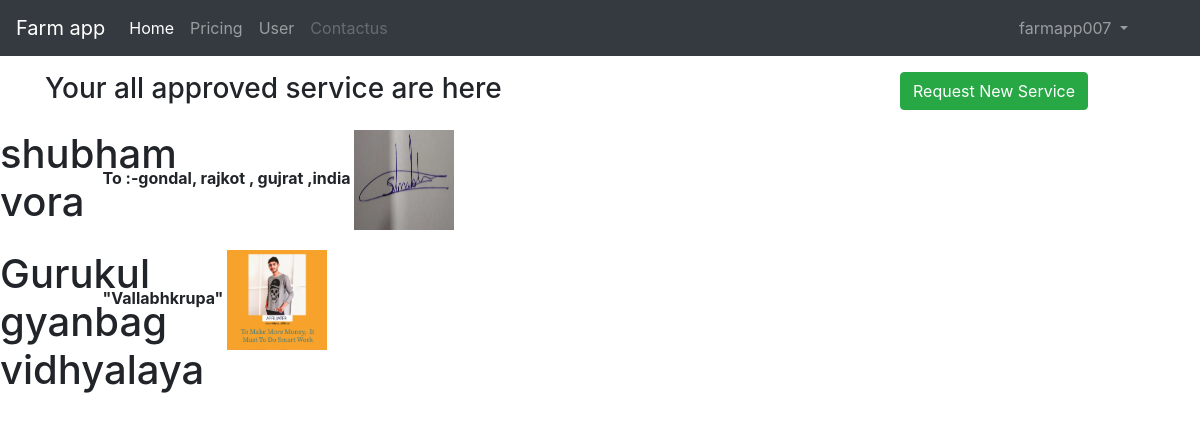
Before: /user/records (signed in) with the older database file.
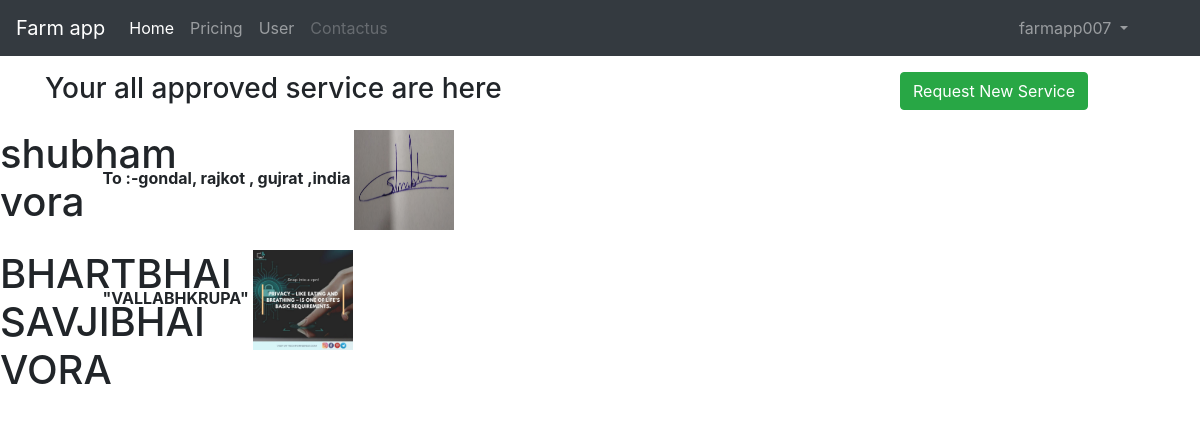
After: the same page with the newer database file.
### user/models.py (models this page shows, shortened)
class UserRecord(models.Model):
    sandySoil = "Sandy soil"
    siltSoil = "Silt Soil"
    claySoil = "Clay Soil"
    loamySoil = "Loamy Soil"
    SOIL_CHOICES = (
        (sandySoil, "Sandy Soil"),
        (siltSoil, "Silt Soil"),
        (claySoil, "Clay Soil"),
        (loamySoil, "Loamy Soil"),
    )
    recordId = models.AutoField(primary_key=True)
    user = models.ForeignKey(User, on_delete=models.CASCADE)
    name = models.CharField(max_length=30, blank=False, null=False)
    mobileNo = models.CharField(max_length=10, blank=False, null=False)
    farmaddress = models.CharField(max_length=150, blank=False, null=False)
    farmArea = models.IntegerField(default=0)
    soilType = models.CharField(
        max_length=11, choices=SOIL_CHOICES, default=siltSoil)
    moneyDemand = models.IntegerField(default=0)
    farmImage = models.ImageField(upload_to='user/farm/', default="")
    extraComment = models.TextField()
    timestamp = models.DateTimeField(default=now)

### user/views.py (the view, shortened to what this page needs)
# urls.py: path("records",views.userRecords,name='userRecords'),
def userRecords(request):
    if request.user.is_authenticated:
        records = UserRecord.objects.filter(user=request.user)
        bool = "true"
        form = UserRecordForm()
        Allrecords = {'records': records, 'bool': bool, 'form': form}
    else:
        bool = "false"
        Allrecords = {'records': "", 'bool': bool}
    return render(request, 'user/records.html', Allrecords)

### user/templates/user/records.html (shortened to what this page needs)
{% extends "user/base.html" %}
{% block body %}
{% ifequal bool "true"  %}
<div class="container mt-3">
  <div class="row">
    <div class="col-9 mr-auto">
      <h3>Your all approved service are here</h3>
    </div>
    <div class="col-3 ml-auto">
<button type="button" class="btn btn-success mr-2 " data-toggle="modal" data-target="#RecordModal">
Request New Service
</button>
    </div>
  </div>
</div>
 {% for record in records %}
    <div class="row my-3">
        <div class="col-md-1  ">
       <h1>{{record.name}}</h1>
        </div>
        <div class="col-md-11 ">
        <b> {{record.farmaddress}} </b>
        <img src="/media/{{record.farmImage}}" width="100px" height="100px" alt="">
    </div>
    </div>
    {% endfor %}
{%endifequal%}
{% endblock  %}

### user/templates/user/base.html (shortened to what this page needs)
<!DOCTYPE html>
<html>
    <head>
        <link rel="stylesheet" href="https://maxcdn.bootstrapcdn.com/bootstrap/4.0.0/css/bootstrap.min.css">
        <link rel="stylesheet" href="">
    </head>
    <body>
       <nav class="navbar navbar-expand-lg navbar-dark bg-dark">
  <a class="navbar-brand" href="#">Farm app</a>
  <div class="collapse navbar-collapse" id="navbarNav">
    <ul class="navbar-nav">
      <li class="nav-item active">
        <a class="nav-link" href="/">Home<span class="sr-only">(current)</span></a>
      </li>
      <li class="nav-item">
        <a class="nav-link" href="#">Pricing</a>
      </li>
      <li class="nav-item">
        <a class="nav-link" href="/user/">User</a>
      </li>
      <li class="nav-item">
        <a class="nav-link disabled" href="/user/contactus">Contactus</a>
      </li>
    </ul>
{% if user.is_authenticated %}
<ul class="navbar-nav ml-auto mr-5">
     <li class="nav-item dropdown">
        <a class="nav-link dropdown-toggle" href="#" id="navbarDropdown" role="button" data-toggle="dropdown" aria-haspopup="true" aria-expanded="false">
         {{request.user}}
        </a>
      </li>
      </ul>
      </div>
{% endif %}
</nav>
{% block body %}{% endblock %}
    </body>
</html>

Changed rows visible on the page:
removed UserRecord: name "Gurukul gyanbag vidhyalaya", farmaddress "\"Vallabhkrupa\"", farmImage (picture)
added UserRecord: name "BHARTBHAI SAVJIBHAI VORA", farmaddress "\"VALLABHKRUPA\"", farmImage (picture)
